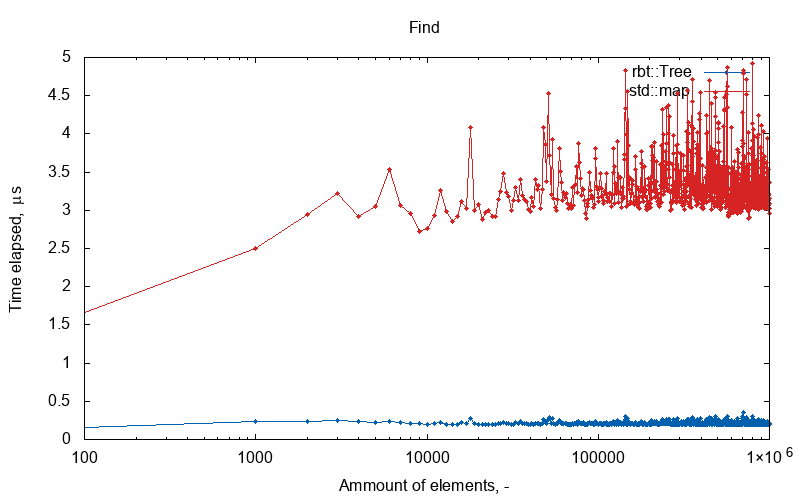

Generate this figure with gnuplot:
set term png size 800,500
set output "plot/find.png"

set title "Find" 
set xlabel "Ammount of elements, -"
set ylabel "Time elapsed, {/Symbol m}s"
set encoding utf8

set xrange [100: 1000000]
set logscale x

set ytics .5

set style line 1 \
    linecolor rgb '#0060ad' \
    linetype 1 linewidth 1 \
    pointtype 7 pointsize 0.5

set style line 2 \
    linecolor rgb '#d62424' \
    linetype 1 linewidth 1 \
    pointtype 7 pointsize 0.5


plot 'plot/out.dat' using 1:4 with linespoints linestyle 1 title 'rbt::Tree', \
     'plot/out.dat' using 1:5 with linespoints linestyle 2 title 'std::map'
